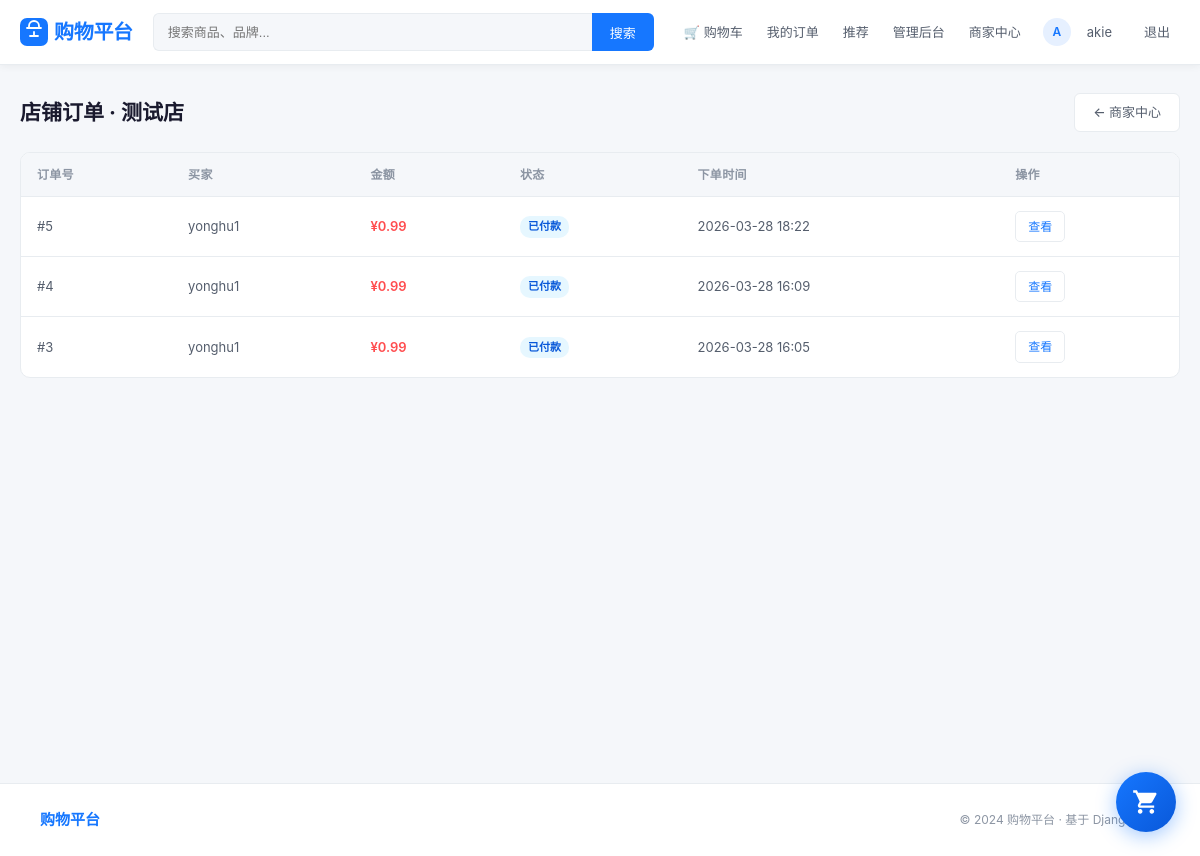
/store/4/orders/ (signed in), run on the app's committed database.
### user/models.py (models this page shows)
class User(AbstractUser):
    phone = models.CharField('手机号', max_length=20, blank=True)
    avatar = models.ImageField('头像', upload_to='avatars/', blank=True)
    address = models.TextField('默认地址', blank=True)
    @property
    def store_profile(self):
        return getattr(self, 'owned_store', None)
    @property
    def is_store_owner(self):
        return bool(self.store_profile and self.store_profile.is_active)
    class Meta:
        verbose_name = '用户'
        verbose_name_plural = '用户'

### store/models.py (models this page shows, shortened)
class Store(models.Model):
    STATUS_CHOICES = [
        ('pending', '待审核'),
        ('active', '正常营业'),
        ('disabled', '已禁用'),
        ('rejected', '已拒绝'),
    ]
    name = models.CharField('店铺名称', max_length=100)
    description = models.TextField('店铺简介', blank=True)
    logo = models.ImageField('店铺Logo', upload_to='store_logos/', blank=True)
    contact_person = models.CharField('联系人', max_length=50)
    contact_phone = models.CharField('联系电话', max_length=20)
    license_number = models.CharField('营业执照号', max_length=50, unique=True)
    status = models.CharField('状态', max_length=20, choices=STATUS_CHOICES, default='pending')
    owner = models.OneToOneField(
        settings.AUTH_USER_MODEL,
        on_delete=models.CASCADE,
        verbose_name='店主',
        related_name='owned_store'
    )
    reviewed_by = models.ForeignKey(
        settings.AUTH_USER_MODEL,
        on_delete=models.SET_NULL,
        null=True,
        blank=True,
        verbose_name='审核人',
        related_name='reviewed_stores'
    )
    created_at = models.DateTimeField('申请时间', auto_now_add=True)
    reviewed_at = models.DateTimeField('审核时间', null=True, blank=True)
    class Meta:
        verbose_name = '店铺'
        verbose_name_plural = '店铺'
        ordering = ['-created_at']
    @property
    def is_active(self):
        return self.status == 'active'

### order/models.py (models this page shows, shortened)
class Order(models.Model):
    STATUS_CHOICES = [
        ('pending', '待付款'),
        ('paid', '已付款'),
        ('shipped', '已发货'),
        ('completed', '已完成'),
        ('cancelled', '已取消'),
    ]
    user = models.ForeignKey(settings.AUTH_USER_MODEL, on_delete=models.CASCADE, verbose_name='用户')
    status = models.CharField('状态', max_length=20, choices=STATUS_CHOICES, default='pending')
    address = models.TextField('收货地址')
    total_price = models.DecimalField('总价', max_digits=12, decimal_places=2)
    created_at = models.DateTimeField('下单时间', auto_now_add=True)
    remark = models.CharField('备注', max_length=200, blank=True)
    class Meta:
        verbose_name = '订单'
        verbose_name_plural = '订单'

### store/views.py (the view)
# urls.py: path('<int:store_id>/orders/', views.store_orders, name='orders'),
@login_required
@store_owner_required()
def store_orders(request, store):
    from order.models import Order, OrderItem
    order_items = OrderItem.objects.filter(product__in=store.products.all())
    orders = Order.objects.filter(items__in=order_items).distinct().order_by('-created_at')
    context = {
        'store': store,
        'orders': orders,
    }
    return render(request, 'store/orders.html', context)

### templates/store/orders.html (shortened to what this page needs)
{% extends 'base.html' %}
{% block content %}
<div style="display:flex;align-items:center;justify-content:space-between;margin-bottom:20px">
  <h2 style="margin:0">店铺订单 · {{ store.name }}</h2>
  <a href="/store/{{ store.id }}/dashboard/" class="btn">← 商家中心</a>
</div>
<div class="table-wrap">
  <table class="table">
    <thead>
      <tr><th>订单号</th><th>买家</th><th>金额</th><th>状态</th><th>下单时间</th><th>操作</th></tr>
    </thead>
    <tbody>
      {% for order in orders %}
      <tr>
        <td>#{{ order.id }}</td>
        <td>{{ order.user.username }}</td>
        <td style="color:var(--red);font-weight:600">¥{{ order.total_price }}</td>
        <td>
          {% if order.status == 'pending' %}<span class="badge badge-pending">待付款</span>
          {% elif order.status == 'paid' %}<span class="badge badge-paid">已付款</span>
          {% elif order.status == 'shipped' %}<span class="badge badge-shipped">已发货</span>
          {% elif order.status == 'completed' %}<span class="badge badge-completed">已完成</span>
          {% else %}<span class="badge badge-cancelled">已取消</span>{% endif %}
        </td>
        <td>{{ order.created_at|date:"Y-m-d H:i" }}</td>
        <td><a href="/order/orders/{{ order.id }}/" class="btn btn-sm">查看</a></td>
      </tr>
      {% empty %}
      <tr><td colspan="6" style="text-align:center;color:var(--text-3);padding:40px">暂无订单</td></tr>
      {% endfor %}
    </tbody>
  </table>
</div>
{% endblock %}

### templates/base.html (shortened to what this page needs)
<!DOCTYPE html>
<html lang="zh-CN">
<head>
<link rel="stylesheet" href="/static/css/style.css">
</head>
<body>
<nav class="navbar">
  <div class="container nav-inner">
    <a href="/" class="logo">
      <svg viewBox="0 0 28 28" fill="none"><rect width="28" height="28" rx="7" fill="#1677ff"/><path d="M7 10h14M9 10V8a5 5 0 0110 0v2M10 18h8M14 14v4" stroke="#fff" stroke-width="1.8" stroke-linecap="round"/></svg>
      购物平台
    </a>
    <div class="nav-search">
      <form action="/products/" method="get">
        <input type="text" name="q" placeholder="搜索商品、品牌..." value="{{ request.GET.q }}">
        <button type="submit">搜索</button>
      </form>
    </div>
    <div class="nav-links">
      {% if user.is_authenticated %}
        <a href="/order/cart/">🛒 购物车</a>
        <a href="/order/orders/">我的订单</a>
        <a href="/recommendations/">推荐</a>
        {% if user.is_staff %}<a href="/manage/dashboard/">管理后台</a>{% endif %}
        {% if user.is_store_owner %}
          <a href="/store/{{ user.store_profile.id }}/dashboard/">商家中心</a>
        {% else %}
          <a href="/store/apply/">开店</a>
        {% endif %}
        <span class="nav-user-name">
          <span class="nav-avatar">{{ user.username|slice:":1"|upper }}</span>
          <a href="/user/profile/">{{ user.username }}</a>
        </span>
        <a href="/user/logout/">退出</a>
      {% else %}
        <a href="/user/login/">登录</a>
        <a href="/user/register/" class="nav-btn">免费注册</a>
      {% endif %}
    </div>
  </div>
</nav>
<div class="container main-content">
  {% block content %}{% endblock %}
</div>
<footer class="footer">
  <div class="container footer-inner">
    <span class="footer-brand">购物平台</span>
    <span class="footer-copy">© 2024 购物平台 · 基于 Django 开发</span>
  </div>
</footer>
{% if user.is_authenticated %}
<a href="/order/cart/" class="cart-float-btn">
</a>
{% endif %}
</body>
</html>

### static/css/style.css (style rules this page uses)
*, *::before, *::after { box-sizing: border-box; margin: 0; padding: 0; }
:root { --blue: #1677ff; --blue-dark: #0958d9; --blue-light: #e6f0ff; --blue-pale: #f0f5ff; --text: #1a1a2e; --text-2: #555e6d; --text-3: #8c95a3; --border: #e8ecf0; --bg: #f5f7fa; --white: #ffffff; --red: #ff4d4f; --green: #52c41a; --orange: #fa8c16; --radius: 10px; --radius-sm: 6px; --shadow: 0 2px 12px rgba(22,119,255,.08); --shadow-md: 0 4px 24px rgba(22,119,255,.13); --transition: .18s ease; }
html { scroll-behavior: smooth; }
body { font-family: -apple-system, 'PingFang SC', 'Microsoft YaHei', sans-serif; background: var(--bg); color: var(--text); font-size: 14px; line-height: 1.6; }
a { color: var(--blue); text-decoration: none; transition: color var(--transition); }
.container { max-width: 1200px; margin: 0 auto; padding: 0 20px; }
.navbar { background: var(--white); border-bottom: 1px solid var(--border); position: sticky; top: 0; z-index: 200; box-shadow: 0 1px 8px rgba(0,0,0,.06); }
.nav-inner { display: flex; align-items: center; gap: 20px; height: 64px; }
.logo { font-size: 1.25rem; font-weight: 700; color: var(--blue); display: flex; align-items: center; gap: 6px; flex-shrink: 0; letter-spacing: -.3px; }
.logo svg { width: 28px; height: 28px; }
.nav-search { flex: 1; max-width: 520px; }
.nav-search form { display: flex; }
.nav-search input { flex: 1; height: 38px; padding: 0 14px; border: 1.5px solid var(--border); border-right: none; border-radius: var(--radius-sm) 0 0 var(--radius-sm); font-size: 13px; outline: none; background: var(--bg); transition: border-color var(--transition); }
.nav-search button { height: 38px; padding: 0 18px; background: var(--blue); color: var(--white); border: none; border-radius: 0 var(--radius-sm) var(--radius-sm) 0; font-size: 13px; cursor: pointer; transition: background var(--transition); white-space: nowrap; }
.nav-links { display: flex; align-items: center; gap: 4px; flex-shrink: 0; }
.nav-links a { padding: 6px 10px; border-radius: var(--radius-sm); font-size: 13px; color: var(--text-2); transition: background var(--transition), color var(--transition); }
.nav-user-name { font-size: 13px; color: var(--text-2); padding: 6px 8px; display: flex; align-items: center; gap: 6px; }
.nav-avatar { width: 28px; height: 28px; border-radius: 50%; background: var(--blue-light); color: var(--blue); display: inline-flex; align-items: center; justify-content: center; font-size: 12px; font-weight: 600; }
.main-content { padding: 28px 20px; min-height: calc(100vh - 130px); }
.btn { display: inline-flex; align-items: center; justify-content: center; gap: 5px; padding: 8px 18px; border-radius: var(--radius-sm); border: 1.5px solid var(--border); background: var(--white); font-size: 13px; color: var(--text-2); cursor: pointer; transition: all var(--transition); white-space: nowrap; font-weight: 500; }
.btn-sm { padding: 5px 12px; font-size: 12px; border-radius: 5px; }
.table-wrap { background: var(--white); border-radius: var(--radius); border: 1px solid var(--border); overflow: hidden; }
.table { width: 100%; border-collapse: collapse; }
.table th { padding: 12px 16px; text-align: left; font-size: 12px; font-weight: 600; color: var(--text-3); background: var(--bg); border-bottom: 1px solid var(--border); text-transform: uppercase; letter-spacing: .3px; }
.table td { padding: 14px 16px; font-size: 13px; color: var(--text-2); border-bottom: 1px solid var(--border); }
.table tr:last-child td { border-bottom: none; }
.table a { color: var(--blue); }
.badge { display: inline-block; padding: 2px 8px; border-radius: 10px; font-size: 11px; font-weight: 600; }
.badge-paid { background: #e6f7ff; color: #0958d9; }
.footer { background: var(--white); border-top: 1px solid var(--border); padding: 24px 20px; margin-top: 48px; }
.footer-inner { display: flex; justify-content: space-between; align-items: center; flex-wrap: wrap; gap: 12px; }
.footer-brand { font-size: 15px; font-weight: 700; color: var(--blue); }
.footer-copy { font-size: 12px; color: var(--text-3); }
.cart-float-btn { position: fixed; bottom: 24px; right: 24px; width: 60px; height: 60px; background: linear-gradient(135deg, #1677ff 0%, #0958d9 100%); border-radius: 50%; box-shadow: 0 4px 20px rgba(22, 119, 255, 0.4); display: flex; align-items: center; justify-content: center; cursor: pointer; z-index: 1000; transition: transform 0.3s cubic-bezier(0.34, 1.56, 0.64, 1); }
.cart-icon-svg { width: 28px; height: 28px; fill: #fff; }

### data on the page
User: username "A", username "akie"
Store: name "测试店"
Order: id "5", user.username "yonghu1", total_price "0.99", status "已付款", created_at "2026-03-28 18:22"
Order: id "4", user.username "yonghu1", total_price "0.99", status "已付款", created_at "2026-03-28 16:09"
Order: id "3", user.username "yonghu1", total_price "0.99", status "已付款", created_at "2026-03-28 16:05"
